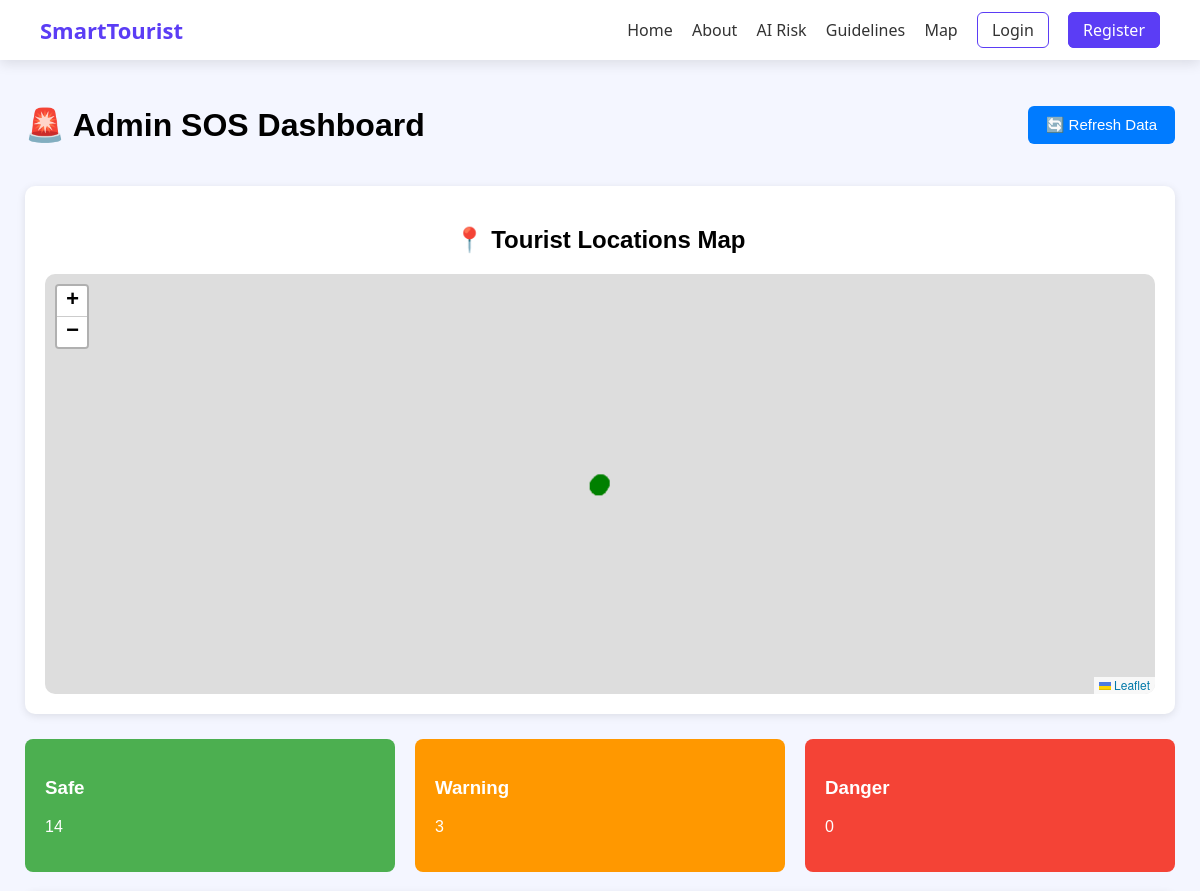
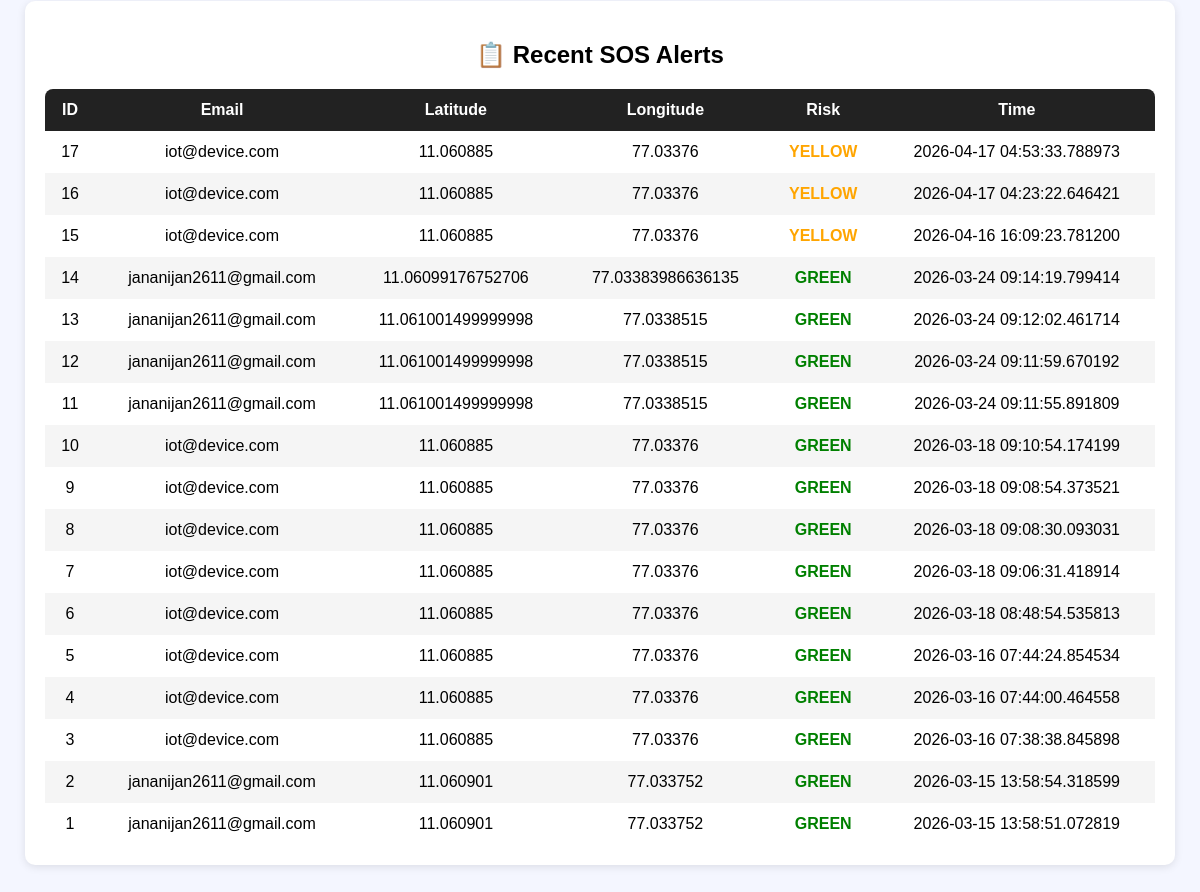
Page /admin/sos (signed in) on the committed database (2 pictures, top to bottom).
### backend/models.py (models this page shows)
class SOS(db.Model):
    id = db.Column(db.Integer, primary_key=True)
    user_email = db.Column(db.String(120), nullable=False)
    latitude = db.Column(db.Float, nullable=False)
    longitude = db.Column(db.Float, nullable=False)
    risk_level = db.Column(db.String(20))
    message = db.Column(db.String(255))
    block_hash = db.Column(db.String(64))
    timestamp = db.Column(db.DateTime, default=datetime.utcnow)

### backend/app.py (the view)
@app.route("/admin/sos")
def admin_sos():
    if session.get("role") != "admin":
        abort(403)
    sos_list = SOS.query.order_by(SOS.timestamp.desc()).all()
    return render_template("admin_sos.html", sos_list=sos_list)

### frontend/templates/admin_sos.html (shortened to what this page needs)
{% extends "base.html" %}
{% block content %}
<link rel="stylesheet" href="https://unpkg.com/leaflet@1.9.4/dist/leaflet.css"/>
<div class="admin-container">
<div class="header">
<h1>🚨 Admin SOS Dashboard</h1>
<button onclick="refreshPage()" class="refresh-btn">🔄 Refresh Data</button>
</div>
<div class="card">
<h2>📍 Tourist Locations Map</h2>
<div id="map"></div>
</div>
<div style="display:flex;gap:20px;margin-bottom:20px;">
<div style="flex:1;background:#4CAF50;color:white;padding:20px;border-radius:8px;">
<h3>Safe</h3>
<p>{{ sos_list | selectattr("risk_level","equalto","GREEN") | list | length }}</p>
</div>
<div style="flex:1;background:#ff9800;color:white;padding:20px;border-radius:8px;">
<h3>Warning</h3>
<p>{{ sos_list | selectattr("risk_level","equalto","YELLOW") | list | length }}</p>
</div>
<div style="flex:1;background:#f44336;color:white;padding:20px;border-radius:8px;">
<h3>Danger</h3>
<p>{{ sos_list | selectattr("risk_level","equalto","RED") | list | length }}</p>
</div>
</div>
<div class="card">
<h2>📋 Recent SOS Alerts</h2>
<table>
<thead>
<tr>
<th>ID</th>
<th>Email</th>
<th>Latitude</th>
<th>Longitude</th>
<th>Risk</th>
<th>Time</th>
</tr>
</thead>
<tbody>
{% for sos in sos_list %}
<tr>
<td>{{ sos.id }}</td>
<td>{{ sos.user_email }}</td>
<td>{{ sos.latitude }}</td>
<td>{{ sos.longitude }}</td>
<td class="risk-{{ sos.risk_level|lower }}">
{{ sos.risk_level }}
</td>
<td>{{ sos.timestamp }}</td>
</tr>
{% endfor %}
</tbody>
</table>
</div>
</div>
{% endblock %}

### frontend/static/css/style.css (style rules this page uses)
body { margin: 0; font-family: 'Segoe UI', sans-serif; background: #f4f6ff; }
.card { background: white; padding: 30px; border-radius: 12px; box-shadow: 0 4px 15px rgba(0,0,0,0.1); text-align: center; }

### frontend/templates/admin_sos.html (style rules this page uses)
.admin-container { max-width:1200px; margin:auto; padding:25px; font-family:Arial, Helvetica, sans-serif; }
.header { display:flex; justify-content:space-between; align-items:center; margin-bottom:20px; }
.refresh-btn { background:#007bff; color:white; border:none; padding:10px 18px; border-radius:6px; font-size:15px; cursor:pointer; transition:0.3s; }
.card { background:white; padding:20px; border-radius:10px; box-shadow:0 2px 8px rgba(0,0,0,0.1); margin-bottom:25px; }
table { width:100%; border-collapse:collapse; background:white; border-radius:8px; overflow:hidden; }
thead { background:#222; color:white; }
th,td { padding:12px; text-align:center; }
tbody tr:nth-child(even) { background:#f5f5f5; }
.risk-green { color:green; font-weight:bold; }
.risk-yellow { color:orange; font-weight:bold; }
#map { height:420px; border-radius:10px; }

### rows in the picture
SOS: id "17", user_email "iot@device.com", latitude "11.060885", longitude "77.03376", risk_level "YELLOW", timestamp "2026-04-17 04:53:33.788973"
SOS: id "16", user_email "iot@device.com", latitude "11.060885", longitude "77.03376", risk_level "YELLOW", timestamp "2026-04-17 04:23:22.646421"
SOS: id "15", user_email "iot@device.com", latitude "11.060885", longitude "77.03376", risk_level "YELLOW", timestamp "2026-04-16 16:09:23.781200"
SOS: id "14", user_email "jananijan2611@gmail.com", latitude "11.06099176752706", longitude "77.03383986636135", risk_level "GREEN", timestamp "2026-03-24 09:14:19.799414"
SOS: id "13", user_email "jananijan2611@gmail.com", latitude "11.061001499999998", longitude "77.0338515", risk_level "GREEN", timestamp "2026-03-24 09:12:02.461714"
SOS: id "12", user_email "jananijan2611@gmail.com", latitude "11.061001499999998", longitude "77.0338515", risk_level "GREEN", timestamp "2026-03-24 09:11:59.670192"
SOS: id "11", user_email "jananijan2611@gmail.com", latitude "11.061001499999998", longitude "77.0338515", risk_level "GREEN", timestamp "2026-03-24 09:11:55.891809"
SOS: id "10", user_email "iot@device.com", latitude "11.060885", longitude "77.03376", risk_level "GREEN", timestamp "2026-03-18 09:10:54.174199"
SOS: id "9", user_email "iot@device.com", latitude "11.060885", longitude "77.03376", risk_level "GREEN", timestamp "2026-03-18 09:08:54.373521"
SOS: id "8", user_email "iot@device.com", latitude "11.060885", longitude "77.03376", risk_level "GREEN", timestamp "2026-03-18 09:08:30.093031"
SOS: id "7", user_email "iot@device.com", latitude "11.060885", longitude "77.03376", risk_level "GREEN", timestamp "2026-03-18 09:06:31.418914"
SOS: id "6", user_email "iot@device.com", latitude "11.060885", longitude "77.03376", risk_level "GREEN", timestamp "2026-03-18 08:48:54.535813"
SOS: id "5", user_email "iot@device.com", latitude "11.060885", longitude "77.03376", risk_level "GREEN", timestamp "2026-03-16 07:44:24.854534"
SOS: id "4", user_email "iot@device.com", latitude "11.060885", longitude "77.03376", risk_level "GREEN", timestamp "2026-03-16 07:44:00.464558"
SOS: id "3", user_email "iot@device.com", latitude "11.060885", longitude "77.03376", risk_level "GREEN", timestamp "2026-03-16 07:38:38.845898"
SOS: id "2", user_email "jananijan2611@gmail.com", latitude "11.060901", longitude "77.033752", risk_level "GREEN", timestamp "2026-03-15 13:58:54.318599"
SOS: id "1", user_email "jananijan2611@gmail.com", latitude "11.060901", longitude "77.033752", risk_level "GREEN", timestamp "2026-03-15 13:58:51.072819"

### other values in the picture
{{ sos_list | selectattr("risk_level","equalto","GREEN") | list | length }} "14"
{{ sos_list | selectattr("risk_level","equalto","YELLOW") | list | length }} "3"
{{ sos_list | selectattr("risk_level","equalto","RED") | list | length }} "0"
